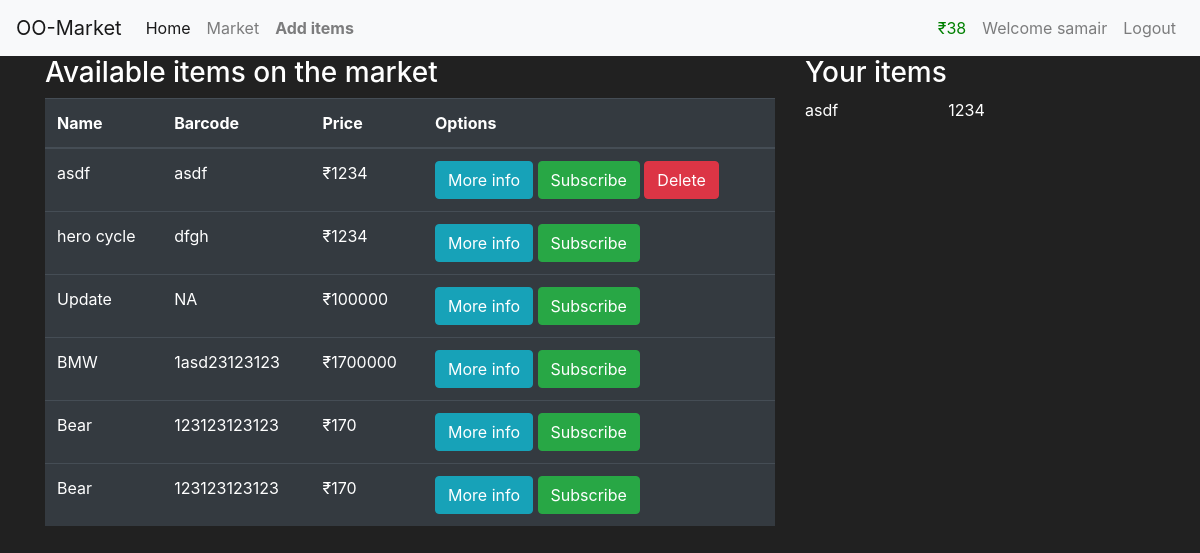
The page /market (signed in) on the database its author committed.
### tables this page shows
CREATE TABLE items(
    id INTEGER primary key autoincrement,
    name varchar(100) not null,
    barcode varchar(12) not null,
    price int not null,
    description varchar(1000) not null,
    owner_id integer ,
    foreign key (owner_id) references "user_old"(id)
    );

### app.py (the view)
@app.route("/market")
def market():
    if "user" in session:
        db=get_conn()
        cursor=db.cursor()
        cursor.execute("select * from items order by id desc")
        data=cursor.fetchall()
        db.close()
        return render_template("market.html",objects=data)
    else:
        flash(f"Please login first {random.randint(0,9)}","error")
        return redirect(url_for("login"))

### app.py (called while the page is built)
def get_conn():
    conn=sqlite3.connect("database.db")
    conn.row_factory=sqlite3.Row
    return conn

### templates/market.html (shortened to what this page needs)
{%extends "parent.html"%}
{%block content%}
<div class="container">
  <div class="row">
    <div class="col-8">
      <h3>
        Available items on the market
      </h3>
      <table class="table table-hover table-dark">
        <thead>
          <tr>
            <th scope="col">Name</th>
            <th scope="col">Barcode</th>
            <th scope="col">Price</th>
            <th> Options</th>
          </tr>
        </thead>
        <tbody>
          {%for item in objects%}
          <tr>
            <td>{{item["name"]}}</td>
            <td>{{item["barcode"]}}</td>
            <td>₹{{item["price"]}}</td>
            <td>
              <button class="btn btn-outline btn-info" data-toggle="modal" data-target="#modal-{{item['id']}}">More
                info</button>
              <form action="/reduce/500" method="POST" style="display:inline">
                <button class=" btn btn-outline btn-success" style="display: inline;"
                  onclick="return confirm('This will take 500 credits from your account!!');"> Subscribe </button>
              </form>
              {%if session['id']==item['owner_id']%}
              <form method="POST" action="/delete/{{item['id']}}" style="display:inline;">
                <button type="submit" class="btn btn-danger"
                  onclick="return confirm('Are you sure you want to delete this item?');">Delete</button>
              </form>
              {%endif%}
            </td>
          </tr>
          {%endfor%}
        </tbody>
      </table>
    </div>
    <div class="col-4">
      <h3> Your items</h3>
          {%for item in objects%}
            {% if item['owner_id']==session['id']%}
              <div class ="row">
              <div class="col-5">
              {{item['name']}}
            </div>
              {{item['price']}}
            </div>
            <br>
              {%endif%}
          {%endfor%}
    </div>
  </div>
</div>
{%endblock%}

### templates/parent.html (shortened to what this page needs)
<!doctype html>
<html lang="en">
  <head>
    <link rel="stylesheet" href="https://cdn.jsdelivr.net/npm/bootstrap@4.4.1/dist/css/bootstrap.min.css">
  </head>
  <body>
    <nav class="navbar navbar-expand-lg navbar-light bg-light">
        <a class="navbar-brand" href="#">OO-Market</a>
        <div class="collapse navbar-collapse" id="navbarNav">
          <ul class="navbar-nav">
            <li class="nav-item active">
              <a class="nav-link" href="{{url_for('main')}}">Home <span class="sr-only">(current)</span></a>
            </li>
            <li class="nav-item">
              <a class="nav-link" href="{{url_for('market')}}">Market</a>
            </li>
            {%if 'user' in session %}
            <li class="nav-item">
                <a class="nav-link username" href="/add"  ><strong> Add items</strong> </a>
              </li>
            {%endif %}
            </ul>
            <ul class="navbar-nav ml-auto">
            {%if 'user' in session %}
            <li class="nav-item" >
              <a class="nav-link" style="color:green">₹{{session["budget"]}}</a>
            </li>
            <li class="nav-item">
                <a class="nav-link username"  >Welcome {{session["user"]}}</a>
              </li>
            {%endif %}
            {%if 'user' in session %}
            <li class="nav-item">
              <a class="nav-link logout-link" href="{{url_for('logout')}}">Logout</a>
            </li>
            {%endif %}
          </ul>
        </div>
      </nav>
      {%block content%}
      {%endblock%}
  </body>
</html>

### templates/parent.html (style rules this page uses)
body { background-color: #212121; color:white }

### rows shown on the page
items: name "asdf", barcode "asdf", price "1234"
items: name "hero cycle", barcode "dfgh", price "1234"
items: name "Update", barcode "NA", price "100000"
items: name "BMW", barcode "1asd23123123", price "1700000"
items: name "Bear", barcode "123123123123", price "170"
items: name "Bear", barcode "123123123123", price "170"

### other values the page prints
{{ session["budget"] }} "38"
{{ session["user"] }} "samair"
